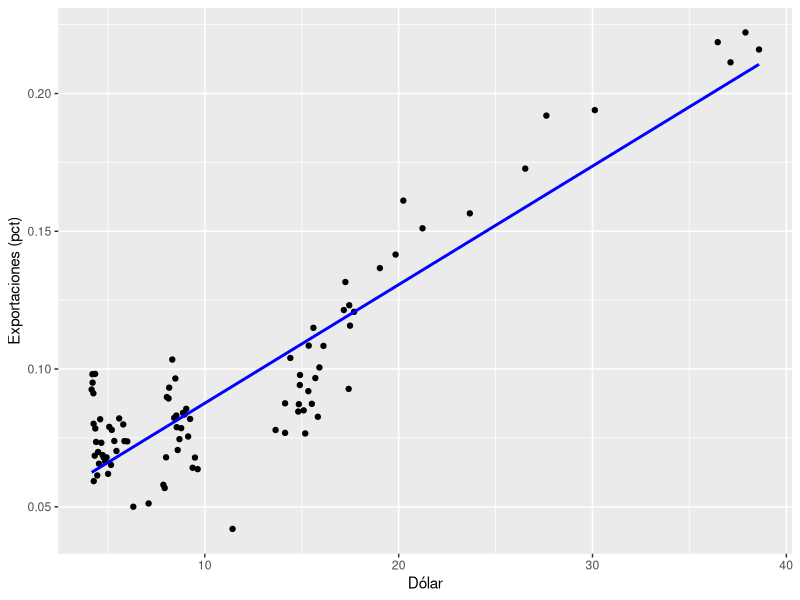
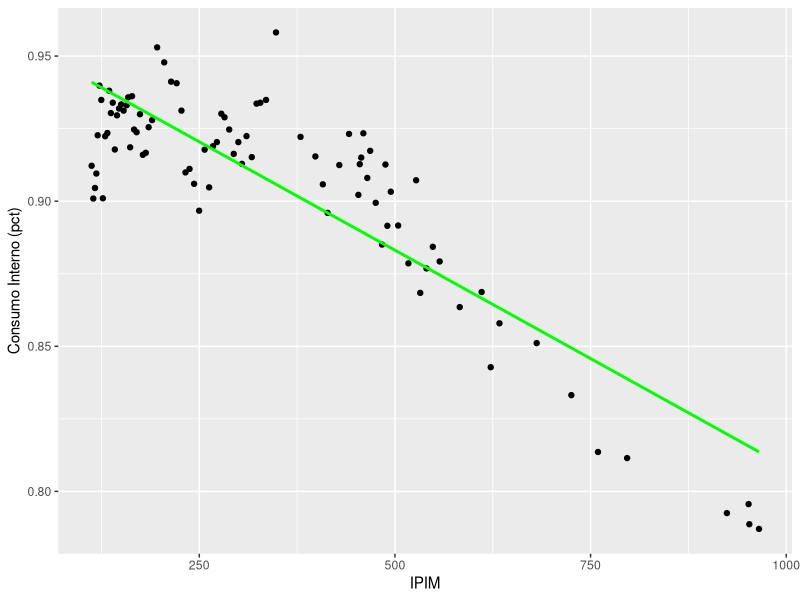
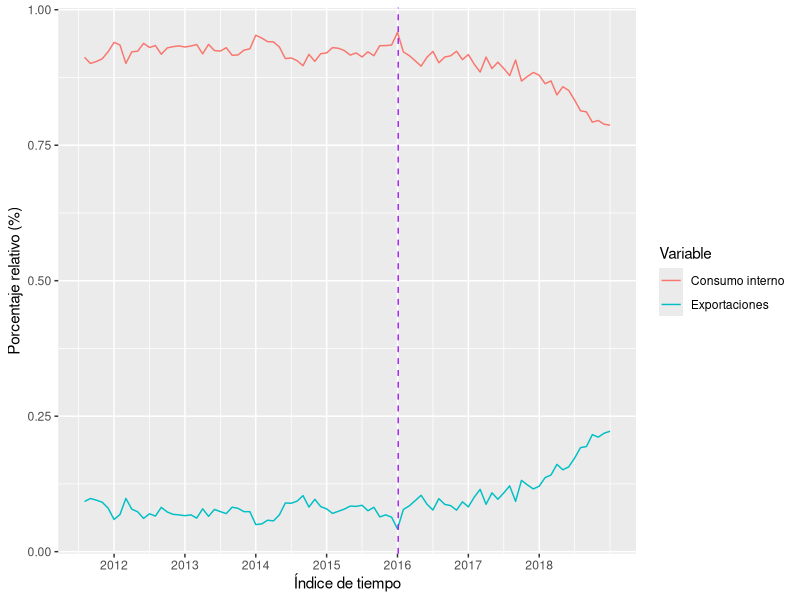
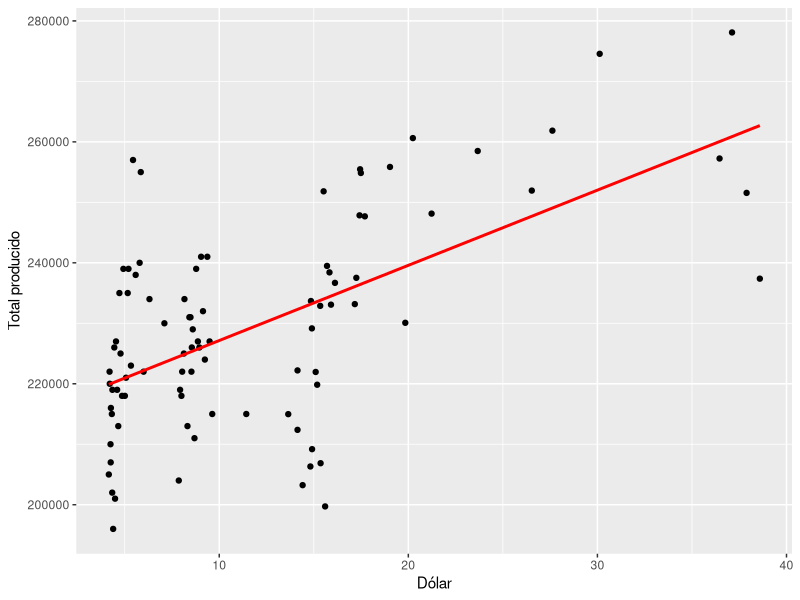
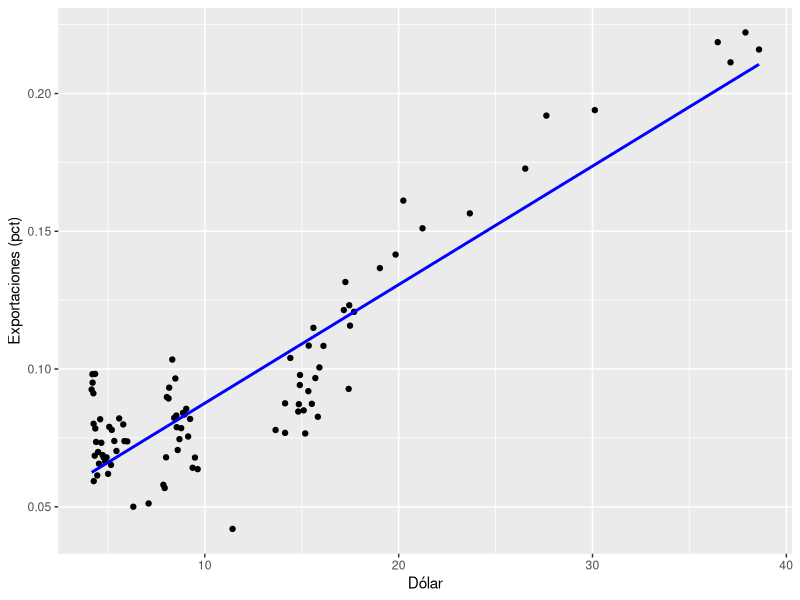
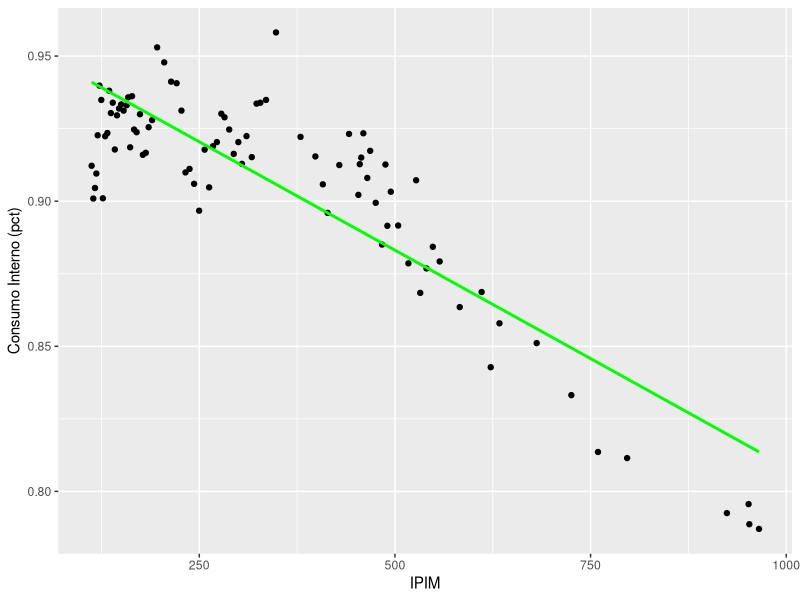
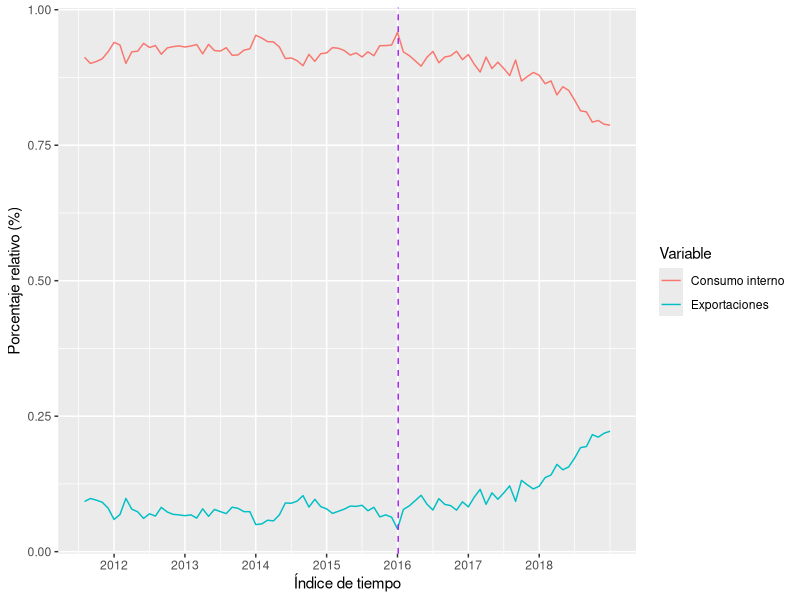
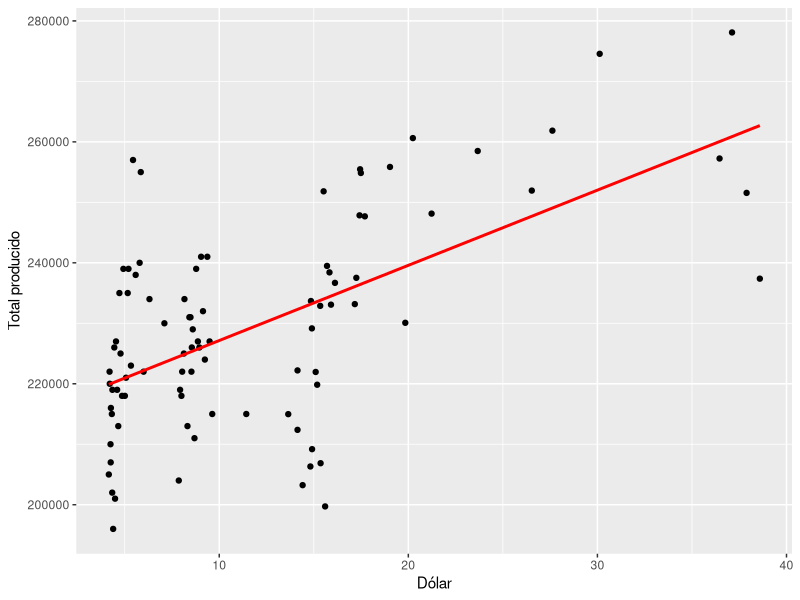

Generate these figures, in order, with R:
#Importando Librerias ------------------------------
library(tidyverse)

#Importando CSV --------------------------------------------------------------
indicadores_ganaderos <- read.csv(file = './indicadores_ganaderos_mensuales.csv', check.names=F, fileEncoding="latin1")
indicadores_economicos <- read.csv(file = './indicadores_economicos.csv', check.names=F, fileEncoding="latin1")


#Exploramos la data -----------------------
    ## Indicadores Ganaderos ---------------
    view(indicadores_ganaderos) 
    glimpse(indicadores_ganaderos)
    unique(indicadores_ganaderos$Año) #(rango 2006-2018)
    
    ## Indicadores Economicos ----------------
    view(indicadores_economicos) 
    glimpse(indicadores_economicos)
    unique(indicadores_economicos$indice_tiempo) #rango (2011-07 a 2019-08)

    
#Creando nuevas tablas con variables de interés ---------------
    
  ## Indicadores ganaderos  ------------------------------
    ### Identificando variables de interés --------------------
    #"Producción: En miles de toneladas Eq res  c/h" --> Producción Total
    #"Exportaciones: En toneladas eq res c/h" --> Para medir las exportaciones mensuales
    #"Consumo Interno: Aparente en miles de toneladas eq res c/h" --> Para medir el consumo interno mensual.
    #Para facilitar el analisis, multiplicamos la variable consumo interno por 1000. Para que se exprese en toneladas al igual que las expos.
    #Para facilitar el merge posterior, crearemos una variable nueva llamada indice_tiempo, que siga la forma "Año-Mes"
    
    ### Creando nueva tabla  -------------------
    new_indicadores_ganaderos <- indicadores_ganaderos %>% 
      select("Año", "Mes", "Producción: En miles de toneladas Eq res  c/h", "Consumo Interno: Aparente en miles de toneladas Eq res  c/h", "Exportaciones: En toneladas Eq res  c/h") %>% 
        rename("total_producido" = "Producción: En miles de toneladas Eq res  c/h", "consumo_interno" = "Consumo Interno: Aparente en miles de toneladas Eq res  c/h", "exportaciones" = "Exportaciones: En toneladas Eq res  c/h") %>% 
          mutate(total_producido = total_producido*1000, consumo_interno = consumo_interno*1000, indice_tiempo = paste(Año, ifelse(Mes < 10, paste0("0", Mes), Mes), sep = "-")) %>% 
            select(-c("Año", "Mes"))
    
    #AVISO: total_producido != consumo_interno + exportaciones por cuestiones de aproximación.
            
    view(new_indicadores_ganaderos)
    glimpse (new_indicadores_ganaderos) #Viendo datatypes variables
    
    
  ## Indicadores económicos  ------------------------------
    ### Identificando variables de interés --------------------
      # "dolar($/U$S)" ---> Para ver tipo de cambio
      # "IPIM" --> Indice de precios internos al por mayor
    
    ### Creando nueva tabla  -------------------
    new_indicadores_economicos <- indicadores_economicos %>% 
      select("indice_tiempo", "dolar($/U$S)", "IPIM") %>% 
        rename("dolar" = "dolar($/U$S)")
    view(new_indicadores_economicos)
    glimpse (new_indicadores_economicos) #Viendo datatypes variables
    
    

#Creando dataset para analisis final ------------------
  ##Uniendo las tablas por indice de tiempo ---------------
    tabla_unida <- merge(new_indicadores_economicos, new_indicadores_ganaderos, by = "indice_tiempo") %>% 
     mutate(total_producido = as.integer(total_producido), exportaciones = as.integer(exportaciones))
    #Pasamos los valores a integer para mejorar la visualización de la tabla.
    
  ##Dejando Exportaciones y Consumo Interno como porcentajes relativos -------------------
    tabla_unida <- tabla_unida %>% mutate(consumo_interno_pct = consumo_interno / total_producido, exportaciones_pct = exportaciones / total_producido)
    
    #RECORDAR QUE LOS PORCENTAJES NO VAN A DAR EXACTOS PORQUE EL TOTAL_PRODUCIDO ESTA REDONDEADO
     view(tabla_unida) 
    
#Hipótesis 1 ------------------------------
     ## Parte 1 (IPIM VS CONSUMO Y DOLAR VS EXPOS) ----------------------------
     grafico_1a <- ggplot(tabla_unida, aes(x = dolar, y = exportaciones_pct)) +
       geom_point() +
       geom_smooth(method = "lm", se = FALSE, color = "blue") +
       labs(x = "Dólar", y = "Exportaciones (pct)")
     grafico_1a
     ggsave("grafico_1a.png", plot = grafico_1a, width = 10, height = 8, dpi = 300) #Guardando grafico 1a.
     
     grafico_1b <- ggplot(tabla_unida, aes(x = IPIM, y = consumo_interno_pct)) +
       geom_point() +
       geom_smooth(method = "lm", se = FALSE, color = "green") +
       labs(x = "IPIM", y = "Consumo Interno (pct)")
     grafico_1b
     ggsave("grafico_1b.png", plot = grafico_1b, width = 10, height = 8, dpi = 300) #Guardando grafico 1b.
     
     ## Parte 2 (ANALISIS TEMPORAL) --------------------------
     tabla_unida_2 <- separate(tabla_unida, indice_tiempo, into = c("año", "mes"), sep = "-") #Tuve que volver atras para hacer el analisis temporal
     tabla_unida_2$año <- as.numeric(tabla_unida_2$año)
     tabla_unida_2$mes <- as.numeric(tabla_unida_2$mes)
     view(tabla_unida_2)
     
     grafico_1c <- ggplot(tabla_unida_2, aes(x = año + mes/12)) +
       geom_line(aes(y = consumo_interno_pct, color = "Consumo interno")) +
        geom_line(aes(y = exportaciones_pct, color = "Exportaciones")) +
          labs(x = "Índice de tiempo", y = "Porcentaje relativo (%)", color = "Variable") +
            scale_x_continuous(breaks = seq(2011, 2018, 1))
     grafico_1c <- grafico_1c + geom_vline(xintercept = 2016.01, linetype = "dashed", color = "purple")
     grafico_1c
     ggsave("grafico_1c.png", plot = grafico_1c, width = 10, height = 8, dpi = 300) #Guardando grafico 1c.
   
     
#Hipótesis 2 ------------------------------
    grafico_2 <- ggplot(tabla_unida, aes(x = dolar, y = total_producido)) +
        geom_point() +
          geom_smooth(method = "lm", se = FALSE, color = "red") +
            labs(x = "Dólar", y = "Total producido")
    grafico_2
    ggsave("grafico_2.png", plot = grafico_2, width = 10, height = 8, dpi = 300) #Guardando grafico 2
    
#Calculando la bondad de ajuste.
    modelo <- lm(total_producido ~ dolar, data = tabla_unida) #Calculo regresion lineal
    resumen <- summary(modelo) #Con summary te tira toda la data.
    r_cuadrado <- resumen$r.squared
    f_estadistico <- resumen$fstatistic[1]
    valor_p <- resumen$fstatistic[3]
    
    cat("Coeficiente de determinación (R cuadrado):", r_cuadrado, "\n")
    cat("Estadístico F:", f_estadistico, "\n")
    cat("Valor p:", valor_p, "\n")    
    cat("Por esto decimos que hay mucha variabilidad en las observaciones como para considerar a la regresión lineal como una medida de tendencia correcta.")    